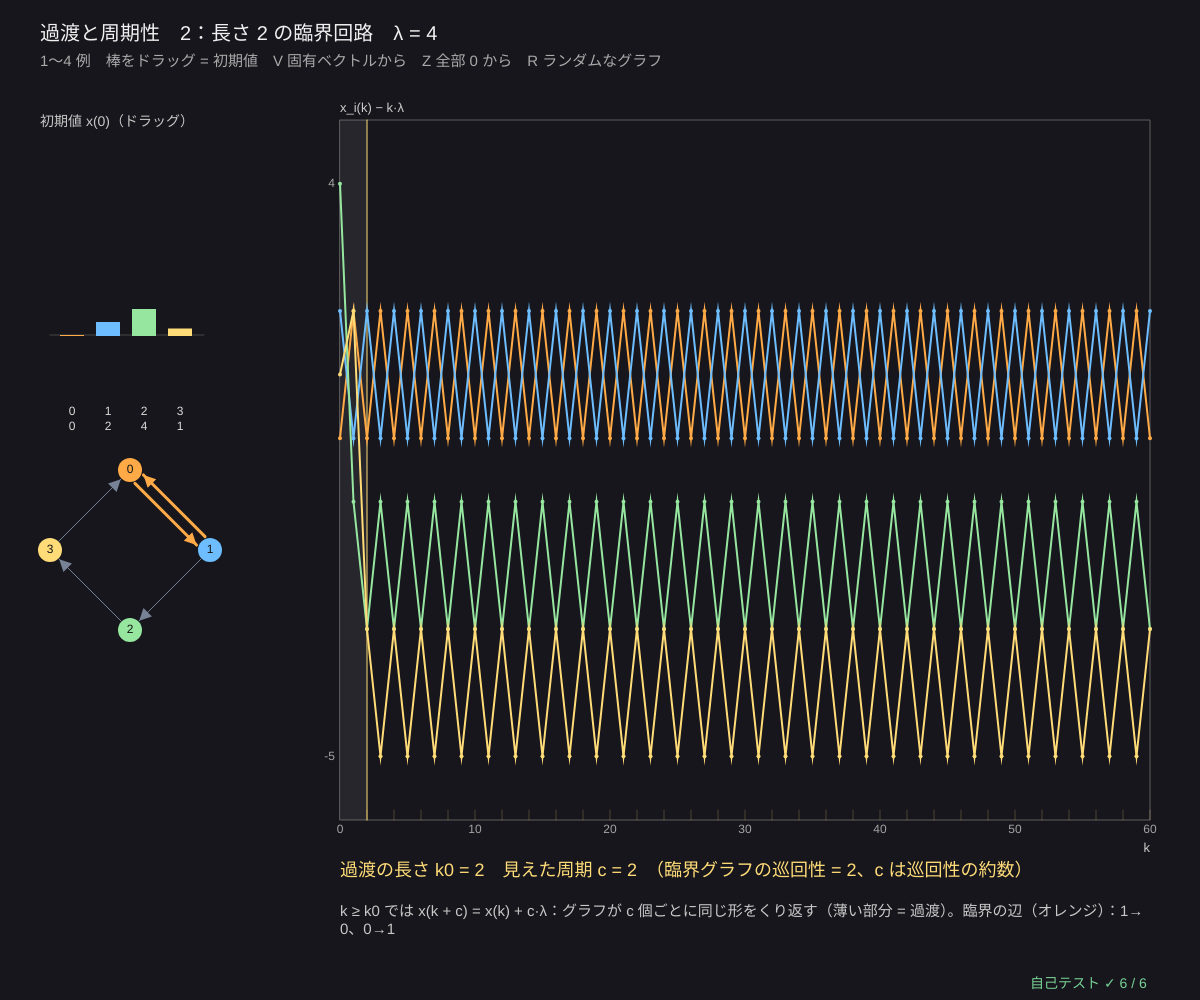
Frame 1 (no input)
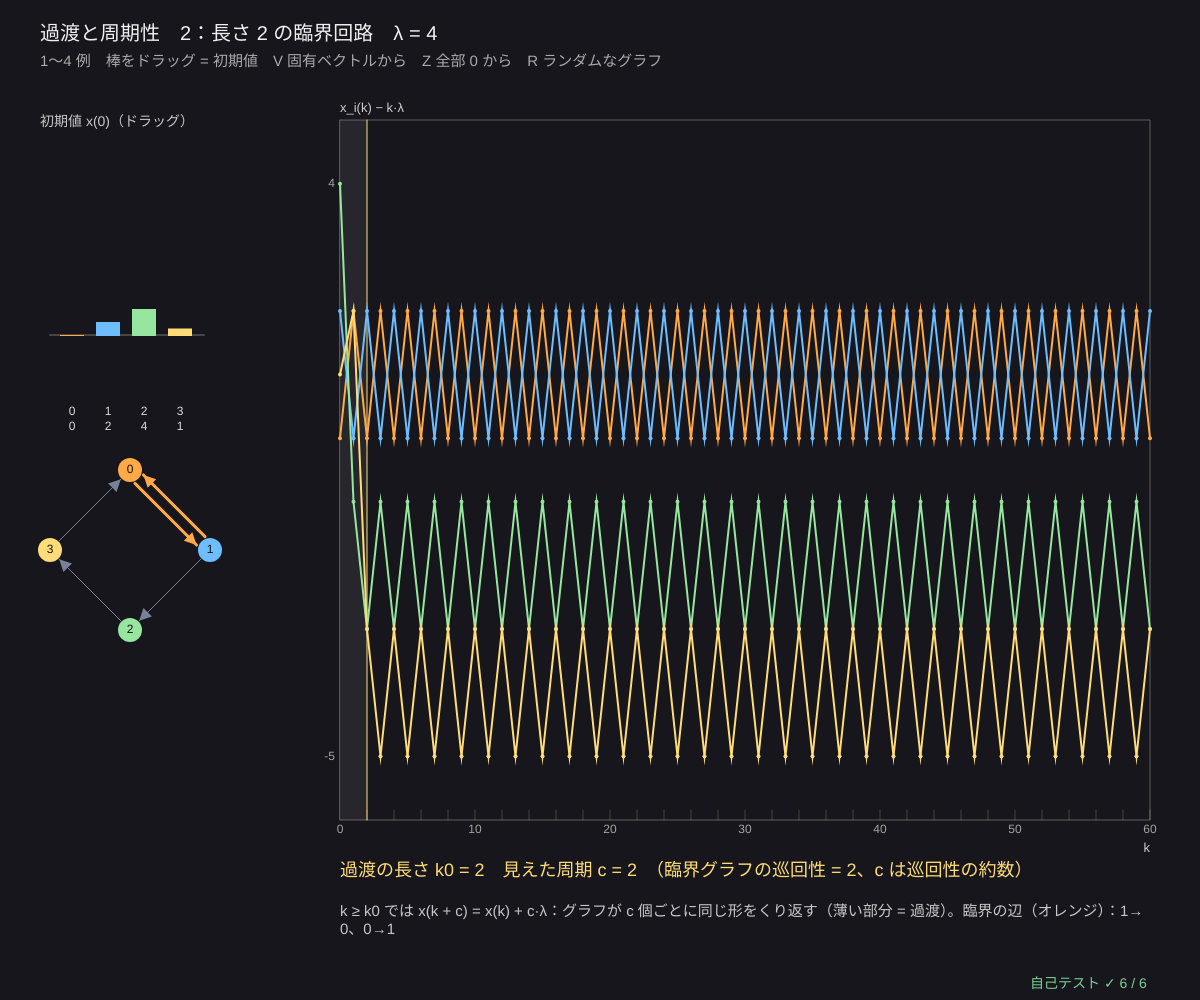
Frame 60 (no input)
Frame 120 (the mouse pressed at the canvas centre since frame 60): identical to frame 60, image omitted

The p5.js sketch that drew these frames (run headless with seeded random() and noise() and a simulated clock; from frame 60 on, the mouse is pressed at the canvas centre):

// p5.js sketch
// ── sketch.js
// ============================================
// 09 過渡と周期性 ─ x(k+1) = A ⊗ x(k) から傾き λ を引いた x(k) − kλ を見ると、しばらく揺れてから「c 周期ごとのくり返し」に入る
// 強連結な A では必ず x(k + c) = x(k) + c·λ（k ≥ k0）。k0 = 過渡の長さ、c = 周期
//   周期 c は臨界グラフ（平均 λ の回路）の形で決まる：成分ごとの回路の長さの最大公約数、全体はその最小公倍数（= 巡回性）
//   初期値によって、見える周期は巡回性の約数になることがある。過渡の長さは初期値と「2 番目に遅い回路」との差で決まる
// 1〜4 例を選ぶ / 左の棒をドラッグ = 初期値 x(0) / V 初期値 = 固有ベクトル / Z 初期値 = 0 / R ランダムな強連結グラフ
// ============================================

const PRESETS = [                      // ★ 例：辺 [from, to, 重み]
  { name: '1：ランダム（巡回性 1）', n: 5, arcs: null },
  { name: '2：長さ 2 の臨界回路', n: 4, arcs: [[0, 1, 4], [1, 0, 4], [1, 2, 1], [2, 3, 2], [3, 0, 1]] },
  { name: '3：長さ 3 の臨界回路', n: 5, arcs: [[0, 1, 5], [1, 2, 5], [2, 0, 5], [2, 3, 1], [3, 4, 2], [4, 0, 1], [3, 3, 3]] },
  { name: '4：長い過渡（平均 10 と 9.5 の回路）', n: 3, arcs: [[0, 0, 10], [1, 2, 9], [2, 1, 10], [0, 1, 1], [2, 0, 1]], x0: [0, 20, 0] },
];
const K_MAX = 60;
let preset = 1, matA, x0, res, dragI = -1, seedR = 9;

function setup() { createCanvas(windowWidth, windowHeight); textWrap(CHAR); selfTest(); loadPreset(1); }
function presetMatrix(p) {
  if (!p.arcs) { seedRng(seedR); return randomIrreducible(p.n, 0.3, 1, 9); }
  let A = mpMat(p.n, p.n); for (let [j, i, w] of p.arcs) A[i][j] = w; return A;   // 辺 j → i は a_ij
}
function loadPreset(k) { preset = k; let p = PRESETS[k]; matA = presetMatrix(p); x0 = p.x0 ? p.x0.slice() : new Array(p.n).fill(0).map((_, i) => (i * 7) % 5); analyse(); }
// ★ 固有値・巡回性・べき乗法の (k0, c)
function analyse() {
  let lam = karp(matA), pp = powerPeriod(matA, x0, 400, 24), xs = [x0.slice()];
  for (let k = 1; k <= K_MAX; k++) xs.push(mpMatVec(matA, xs[k - 1]));
  res = { lam, pp, xs, cyc: cyclicity(matA, lam), ci: criticalInfo(matA, lam) };
}

function draw() {
  background(22, 22, 28);
  let n = matA.length, cols = [[255, 170, 70], [110, 190, 255], [150, 230, 160], [255, 220, 120], [220, 150, 255]];
  // ---- 初期値の棒
  let bx = 60, by = 140, bh = 260, val = (v) => by + bh - ((v + 10) / 40) * bh;
  noStroke(); fill(200); textSize(14); textAlign(LEFT, BASELINE); text('初期値 x(0)（ドラッグ）', bx - 20, by - 14);
  stroke(70); line(bx - 10, val(0), bx + n * 36, val(0));
  for (let i = 0; i < n; i++) {
    noStroke(); fill(...cols[i]); rect(bx + i * 36, Math.min(val(0), val(x0[i])), 24, Math.abs(val(x0[i]) - val(0)) + 1);
    fill(220); textAlign(CENTER, TOP); textSize(12); text(i + '\n' + mpFmt(x0[i]), bx + i * 36 + 12, by + bh + 6);
  }
  // ---- 臨界グラフ（小さく）
  let cx = 130, cy = by + bh + 150, R = 80;
  let P = (i) => [cx + R * Math.cos((TWO_PI * i) / n - HALF_PI), cy + R * Math.sin((TWO_PI * i) / n - HALF_PI)];
  for (let i = 0; i < n; i++) for (let j = 0; j < n; j++) {
    if (matA[i][j] === NEG_INF) continue;
    let c = res.ci.arcs.some(([a, b]) => a === j && b === i);
    stroke(c ? color(255, 170, 70) : color(120, 130, 150)); fill(c ? color(255, 170, 70) : color(120, 130, 150)); strokeWeight(c ? 3 : 1);
    if (i === j) { noFill(); circle(P(i)[0], P(i)[1] - 20, 22); } else arrowTo(P(j)[0], P(j)[1], P(i)[0], P(i)[1], 13, matA[j][i] !== NEG_INF ? 6 : 0);
  }
  for (let i = 0; i < n; i++) { noStroke(); fill(...cols[i]); circle(P(i)[0], P(i)[1], 24); fill(20); textAlign(CENTER, CENTER); textSize(12); text(i, P(i)[0], P(i)[1]); }
  // ---- x(k) − kλ
  let xs = res.xs, lam = res.lam, ys = xs.map((x, k) => x.map((v) => v - k * lam)), lo = Math.min(...ys.flat()), hi = Math.max(...ys.flat());
  let g = { x: 340, y: 120, w: width - 390, h: height - 300, x0: 0, x1: K_MAX, y0: lo - 1, y1: hi + 1 };
  plotAxes(g, 'k', 'x_i(k) − k·λ', [0, 10, 20, 30, 40, 50, 60], [Math.round(lo), Math.round(hi)]);
  if (res.pp.k0 >= 0 && res.pp.k0 <= K_MAX) {
    noStroke(); fill(255, 255, 255, 18); rect(g.x, g.y, gX(g, res.pp.k0) - g.x, g.h);
    stroke(255, 220, 120); strokeWeight(1); line(gX(g, res.pp.k0), g.y, gX(g, res.pp.k0), g.y + g.h);
    for (let k = res.pp.k0; k <= K_MAX; k += res.pp.c) { stroke(255, 220, 120, 60); line(gX(g, k), g.y + g.h - 10, gX(g, k), g.y + g.h); }
  }
  for (let i = 0; i < n; i++) {
    stroke(...cols[i]); strokeWeight(2); polyline(ys.map((y, k) => [gX(g, k), gY(g, y[i])]));
    noStroke(); fill(...cols[i]); for (let k = 0; k <= K_MAX; k++) circle(gX(g, k), gY(g, ys[k][i]), 4);
  }
  // ---- 文字
  textAlign(LEFT, BASELINE); noStroke(); fill(240); textSize(20);
  text('過渡と周期性　' + PRESETS[preset].name + '　λ = ' + mpFmt(lam, 3), 40, 40);
  fill(170); textSize(15); text('1〜4 例　棒をドラッグ = 初期値　V 固有ベクトルから　Z 全部 0 から　R ランダムなグラフ', 40, 66);
  let y0 = g.y + g.h + 56;
  fill(255, 220, 120); textSize(18);
  text('過渡の長さ k0 = ' + res.pp.k0 + '　見えた周期 c = ' + res.pp.c + '　（臨界グラフの巡回性 = ' + res.cyc + '、c は巡回性の約数）', g.x, y0);
  fill(200); textSize(15);
  text('k ≥ k0 では x(k + c) = x(k) + c·λ：グラフが c 個ごとに同じ形をくり返す（薄い部分 = 過渡）。臨界の辺（オレンジ）：' + res.ci.arcs.map(([j, i]) => j + '→' + i).join('、'), g.x, y0 + 28, g.w);
  drawSelfTest(width - 170, height - 12);
}

function mousePressed() { dragI = -1; for (let i = 0; i < matA.length; i++) if (mouseX > 60 + i * 36 - 4 && mouseX < 60 + i * 36 + 28 && mouseY > 120 && mouseY < 420) dragI = i; }
function mouseDragged() { if (dragI >= 0) { x0[dragI] = Math.round(clampv(((140 + 260 - mouseY) / 260) * 40 - 10, -10, 30)); analyse(); } }
function mouseReleased() { dragI = -1; }
function keyPressed() {
  for (let k = 1; k <= 4; k++) if (key === String(k)) loadPreset(k - 1);
  if (key === 'r' || key === 'R') { seedR++; loadPreset(0); }
  if (key === 'v' || key === 'V') { x0 = res.ci.vec.slice(); analyse(); }
  if (key === 'z' || key === 'Z') { x0 = x0.map(() => 0); analyse(); }
  return false;
}

// ---- 自己テスト
function selfTest() {
  selfTestResults = [];
  let cycs = PRESETS.slice(1).map((p) => { let A = presetMatrix(p); return { A, lam: karp(A), cyc: cyclicity(A, karp(A)), irr: isIrreducible(A) }; });
  check('例 2・3・4 の巡回性 = 2・3・1、λ = 4・5・10、どれも強連結', cycs.map((c) => c.cyc).join() === '2,3,1' && cycs.map((c) => c.lam).join() === '4,5,10' && cycs.every((c) => c.irr));
  check('例 2・3：初期値 (0, 1, 2, …) で見える周期 = 巡回性（2 と 3）。例 2 を全部 0 から始めると周期 1（2 の約数）', powerPeriod(cycs[0].A, [0, 1, 2, 3], 200, 12).c === 2 && powerPeriod(cycs[1].A, [0, 1, 2, 3, 4], 200, 12).c === 3 && powerPeriod(cycs[0].A, [0, 0, 0, 0], 200, 12).c === 1);
  check('例 4：初期値 (0, 20, 0) では過渡が長い（k0 ≥ 30）', powerPeriod(cycs[2].A, [0, 20, 0], 400, 12).k0 >= 30);
  seedRng(90);
  let okDiv = true, okEig = true, okHom = true, okMon = true;
  for (let t = 0; t < 40; t++) {
    let n = 3 + (t % 5), A = randomIrreducible(n, 0.3, 1, 9), lam = karp(A), cy = cyclicity(A, lam), x = Array.from({ length: n }, () => rndInt(-5, 10));
    let pp = powerPeriod(A, x, 500, 30);
    if (!(pp.c > 0 && cy % pp.c === 0 && Math.abs(pp.lam - lam) < 1e-9)) okDiv = false;
    let v = criticalInfo(A, lam).vec, pv = powerPeriod(A, v, 10, 4);
    if (!(pv.k0 === 0 && pv.c === 1)) okEig = false;
    let a = mpPow(A, 7), y1 = mpMatVec(a, x.map((u) => u + 3)), y2 = mpMatVec(a, x).map((u) => u + 3);
    if (!mpVecEq(y1, y2)) okHom = false;
    let z = x.map((u) => u + rndInt(0, 4)); if (!mpVecLeq(mpMatVec(a, x), mpMatVec(a, z))) okMon = false;
  }
  check('ランダムな強連結グラフ 40 個：見える周期 c は巡回性の約数、傾き = カープの λ', okDiv);
  check('固有ベクトルから始めると過渡 0、周期 1（はじめから定常ダイヤ）', okEig);
  check('同次性 A ⊗ (x + α) = A ⊗ x + α と単調性 x ≤ y ⇒ A ⊗ x ≤ A ⊗ y', okHom && okMon);
  reportSelfTest();
}

// ---------- やってみよう ----------
// 1. 2 と 3 を押して、x(k) − kλ が何個ごとにくり返すか数えよう。臨界回路の長さと同じ？
// 2. 4 で、ノード 1 の初期値を ドラッグで小さくすると、過渡はどう短くなる？
// 3. V（固有ベクトルから）を押すと、グラフはどうなる？ これが「定常ダイヤ」
// 4. 例 2 で Z（全部 0 から）を押すと周期 1 に見える。なぜ？（2 つのノードが同じ時刻から出発 → 巡回性 2 の約数）
// 5. 実際のダイヤでは周期 2 は「1 本おきに同じ時刻」。どんな路線で起きそう？

// ==================================================
// ここから下は「マックスプラスの道具」（中身は読まなくても OK。消さないでね）
// ==================================================
// ---- マックスプラスの数：ε = −∞（「ゼロ」= 起きない・制約なし）、e = 0（「いち」= 待ち時間なし）
const NEG_INF = -Infinity;
function mpAdd(a, b) { return a >= b ? a : b; }                                   // a ⊕ b = max(a, b)
function mpMul(a, b) { return a === NEG_INF || b === NEG_INF ? NEG_INF : a + b; }  // a ⊗ b = a + b（ε があれば ε。−∞ + ∞ を作らない）
function mpFmt(v, d) {                                                             // ε を「ε」と表示（−Infinity を見せない）
  if (v === NEG_INF) return 'ε';
  if (v === Infinity) return '+∞';
  if (typeof v !== 'number' || v !== v) return '?';
  let s = (+v.toFixed(d === undefined ? 1 : d)).toString();
  return s === '-0' ? '0' : s;
}
// ---- マックスプラス行列（配列の配列）。(A ⊗ B)_ij = max_k (a_ik + b_kj)
function mpMat(n, m, v) { return Array.from({ length: n }, () => new Array(m).fill(v === undefined ? NEG_INF : v)); }
function mpEye(n) { let I = mpMat(n, n); for (let i = 0; i < n; i++) I[i][i] = 0; return I; }      // 単位行列 E（対角 e = 0、他は ε）
function mpMatMul(A, B) {
  let n = A.length, m = B[0].length, q = B.length, C = mpMat(n, m);
  for (let i = 0; i < n; i++) for (let k = 0; k < q; k++) {
    let a = A[i][k]; if (a === NEG_INF) continue;
    for (let j = 0; j < m; j++) { let b = B[k][j]; if (b !== NEG_INF && a + b > C[i][j]) C[i][j] = a + b; }
  }
  return C;
}
function mpMatAdd(A, B) { return A.map((r, i) => r.map((v, j) => mpAdd(v, B[i][j]))); }
function mpMatVec(A, x) { return A.map((r) => { let s = NEG_INF; for (let j = 0; j < r.length; j++) s = mpAdd(s, mpMul(r[j], x[j])); return s; }); }
function mpPow(A, k) { let P = mpEye(A.length); for (let t = 0; t < k; t++) P = mpMatMul(P, A); return P; }
// A* = E ⊕ A ⊕ A² ⊕ … ⊕ A^(n−1)。正の回路があると A* は発散する → positive = true（tol は計算誤差のゆとり）
function mpStar(A, tol) {
  let n = A.length, St = mpMatAdd(mpEye(n), A), P = A, plus = A.map((r) => r.slice());
  for (let k = 2; k <= n; k++) { P = mpMatMul(P, A); plus = mpMatAdd(plus, P); if (k < n) St = mpMatAdd(St, P); }
  let positive = false; for (let i = 0; i < n; i++) if (plus[i][i] > (tol === undefined ? 1e-9 : tol)) positive = true;
  return { star: St, positive };
}
// 残余（いちばん大きい劣解）：A ⊗ x ≤ b を満たす最大の x。x_j = min_i (b_i − a_ij)（a_ij = ε の行は制約なし）
function mpResid(A, b) {
  let m = A[0].length, x = new Array(m).fill(Infinity);
  for (let j = 0; j < m; j++) for (let i = 0; i < A.length; i++) {
    if (A[i][j] === NEG_INF) continue;
    let v = b[i] === NEG_INF ? NEG_INF : b[i] - A[i][j];
    if (v < x[j]) x[j] = v;
  }
  return x;                            // どの行にも関係しない列は +∞（いくら遅くてもよい）
}
function mpVecLeq(u, v, tol) { return u.every((a, i) => a === NEG_INF || a <= v[i] + (tol || 1e-9)); }
function mpVecEq(u, v, tol) { return u.every((a, i) => (a === NEG_INF && v[i] === NEG_INF) || (a !== NEG_INF && v[i] !== NEG_INF && Math.abs(a - v[i]) <= (tol || 1e-9))); }
// ---- 固有値・臨界グラフ・周期（約束：a_ij = 「j が起きてから i が起きるまで」= 辺 j → i の重み、x(k+1) = A ⊗ x(k)）
// カープのアルゴリズム：D_k(v) = ちょうど k 本の辺で v に着く最大重み。λ = max_v min_k (D_n(v) − D_k(v)) / (n − k)
function karp(A) {
  let n = A.length, D = [new Array(n).fill(0)];
  for (let k = 1; k <= n; k++) D.push(mpMatVec(A, D[k - 1]));
  let lam = NEG_INF;
  for (let v = 0; v < n; v++) {
    if (D[n][v] === NEG_INF) continue;
    let m = Infinity;
    for (let k = 0; k < n; k++) if (D[k][v] !== NEG_INF) m = Math.min(m, (D[n][v] - D[k][v]) / (n - k));
    if (m < Infinity) lam = Math.max(lam, m);
  }
  return lam;
}
// 全部の単純な回路（小さいグラフ用の答え合わせ）。nodes は辺の向きの順
function allCycles(A) {
  let n = A.length, out = [];
  let dfs = (s, v, path, w) => {
    for (let u = s; u < n; u++) {
      if (A[u][v] === NEG_INF) continue;
      if (u === s) out.push({ nodes: path.slice(), w: w + A[u][v], mean: (w + A[u][v]) / path.length });
      else if (!path.includes(u)) dfs(s, u, path.concat([u]), w + A[u][v]);
    }
  };
  for (let s = 0; s < n; s++) dfs(s, s, [s], 0);
  return out;
}
function bruteMaxMean(A) { return allCycles(A).reduce((m, c) => Math.max(m, c.mean), NEG_INF); }
function isIrreducible(A) {            // どのノードからどのノードへも行ける（強連結）
  let n = A.length, reach = (fwd) => { let seen = [0], st = [0]; while (st.length) { let v = st.pop(); for (let u = 0; u < n; u++) if ((fwd ? A[u][v] : A[v][u]) !== NEG_INF && !seen.includes(u)) { seen.push(u); st.push(u); } } return seen.length === n; };
  return n > 0 && reach(true) && reach(false);
}
function mpShift(A, lam) { return A.map((r) => r.map((v) => (v === NEG_INF ? NEG_INF : v - lam))); }   // A − λ
// 臨界グラフ：平均 λ の回路にのる辺とノード。固有ベクトル v = (A − λ)* の臨界ノード c の列
function criticalInfo(A, lam) {
  let n = A.length, B = mpShift(A, lam), Bs = mpStar(B, 1e-7).star, tol = 1e-7, nodes = [], arcs = [];
  for (let i = 0; i < n; i++) for (let j = 0; j < n; j++) if (B[i][j] !== NEG_INF && Bs[j][i] !== NEG_INF && Math.abs(B[i][j] + Bs[j][i]) < tol) arcs.push([j, i]);
  for (let [j, i] of arcs) { if (!nodes.includes(j)) nodes.push(j); if (!nodes.includes(i)) nodes.push(i); }
  nodes.sort((a, b) => a - b);
  let vec = null;
  if (nodes.length) { let c = nodes[0]; vec = Bs.map((r) => r[c]); let mx = Math.max(...vec); vec = vec.map((v) => (v === NEG_INF ? NEG_INF : v - mx)); }
  return { nodes, arcs, vec, star: Bs };
}
function gcd(a, b) { a = Math.abs(a); b = Math.abs(b); while (b) [a, b] = [b, a % b]; return a; }
// 巡回性：臨界グラフの強連結成分ごとに回路の長さの最大公約数、全体はその最小公倍数
function cyclicity(A, lam) {
  let ci = criticalInfo(A, lam), done = [], cyc = 1;
  for (let r of ci.nodes) {
    if (done.includes(r)) continue;
    let lev = {}; lev[r] = 0; let q = [r];
    while (q.length) { let v = q.shift(); for (let [j, i] of ci.arcs) if (j === v && lev[i] === undefined) { lev[i] = lev[v] + 1; q.push(i); } }
    let comp = ci.nodes.filter((u) => lev[u] !== undefined && reachesBack(ci.arcs, u, r));
    let g = 0; for (let [j, i] of ci.arcs) if (comp.includes(j) && comp.includes(i)) g = gcd(g, lev[j] + 1 - lev[i]);
    comp.forEach((u) => done.push(u));
    if (g > 0) cyc = (cyc * g) / gcd(cyc, g);
  }
  return cyc;
}
function reachesBack(arcs, u, r) { let seen = [u], q = [u]; while (q.length) { let v = q.shift(); if (v === r) return true; for (let [j, i] of arcs) if (j === v && !seen.includes(i)) { seen.push(i); q.push(i); } } return false; }
// べき乗法：x(k+1) = A ⊗ x(k) を回し、はじめて x(k0 + c) = c·λ ⊗ x(k0) になる (k0, c) を探す
function powerPeriod(A, x0, kmax, cmax) {
  let xs = [x0.slice()];
  for (let k = 1; k <= kmax; k++) {
    xs.push(mpMatVec(A, xs[k - 1]));
    for (let c = 1; c <= Math.min(k, cmax || 12); c++) {
      let a = xs[k], b = xs[k - c], d = null, ok = true;
      for (let i = 0; i < a.length && ok; i++) {
        if (a[i] === NEG_INF || b[i] === NEG_INF) { ok = a[i] === b[i]; continue; }
        let di = a[i] - b[i]; if (d === null) d = di; else if (Math.abs(di - d) > 1e-9) ok = false;
      }
      if (ok && d !== null) return { k0: k - c, c, lam: d / c, xs };
    }
  }
  return { k0: -1, c: 0, lam: NaN, xs };
}
// 強連結なランダムグラフ：ハミルトン閉路（全ノードを 1 周）を必ず入れる
function randomIrreducible(n, p, wmin, wmax) {
  let A = mpMat(n, n), perm = Array.from({ length: n }, (_, i) => i);
  for (let i = n - 1; i > 0; i--) { let j = Math.floor(rnd() * (i + 1)); [perm[i], perm[j]] = [perm[j], perm[i]]; }
  for (let k = 0; k < n; k++) A[perm[(k + 1) % n]][perm[k]] = rndInt(wmin, wmax);
  for (let i = 0; i < n; i++) for (let j = 0; j < n; j++) if (A[i][j] === NEG_INF && rnd() < p) A[i][j] = rndInt(wmin, wmax);
  return A;
}
// ---- 種つきの乱数（同じ種なら毎回同じ列）
let rngState = 1;
function seedRng(s) { rngState = (s >>> 0) || 1; }
function rnd() {                       // 0〜1 の一様乱数（mulberry32）
  rngState = (rngState + 0x6d2b79f5) >>> 0;
  let t = rngState;
  t = Math.imul(t ^ (t >>> 15), t | 1);
  t ^= t + Math.imul(t ^ (t >>> 7), t | 61);
  return ((t ^ (t >>> 14)) >>> 0) / 4294967296;
}
function rndInt(a, b) { return a + Math.floor(rnd() * (b - a + 1)); }
// ---- グラフと図の道具：g = { x, y, w, h, x0, x1, y0, y1 }
function clampv(v, a, b) { return v < a ? a : v > b ? b : v; }
function gX(g, v) { return g.x + clampv((v - g.x0) / (g.x1 - g.x0), -0.02, 1.02) * g.w; }
function gY(g, v) { return g.y + g.h - clampv((v - g.y0) / (g.y1 - g.y0), -0.02, 1.02) * g.h; }
function plotAxes(g, xl, yl, xt, yt) {
  stroke(95); strokeWeight(1); noFill(); rect(g.x, g.y, g.w, g.h);
  noStroke(); fill(165); textSize(12); textAlign(CENTER, TOP);
  for (let v of xt) text(+v.toPrecision(3), gX(g, v), g.y + g.h + 4);
  textAlign(RIGHT, CENTER);
  for (let v of yt) text(+v.toPrecision(3), g.x - 5, gY(g, v));
  textAlign(LEFT, BASELINE); fill(205); textSize(13);
  text(xl, g.x + g.w - textWidth(xl), g.y + g.h + 32); text(yl, g.x, g.y - 8);
}
function polyline(pts) {               // 点が 2 つ以上あるときだけ折れ線を描く
  if (pts.length < 2) return;
  noFill(); beginShape(); for (let p of pts) vertex(p[0], p[1]); endShape();
}
// ---- 矢印（ノードの半径 r の手前で止める）。bend で少し曲げる（往復の辺を分ける）
function arrowTo(x1, y1, x2, y2, r, bend) {
  let dx = x2 - x1, dy = y2 - y1, L = Math.hypot(dx, dy) || 1, ux = dx / L, uy = dy / L, ox = -uy * (bend || 0), oy = ux * (bend || 0);
  let ax = x1 + ux * r + ox, ay = y1 + uy * r + oy, bx = x2 - ux * r + ox, by = y2 - uy * r + oy;
  line(ax, ay, bx, by);
  let hx = bx - ux * 12, hy = by - uy * 12;
  noStroke(); triangle(bx, by, hx - uy * 6, hy + ux * 6, hx + uy * 6, hy - ux * 6);
  return [(ax + bx) / 2 + ox * 0.6, (ay + by) / 2 + oy * 0.6];
}
// ---- 自己テストの道具
let selfTestResults = [];
function check(name, cond) { selfTestResults.push({ name, ok: !!cond }); }
function near(a, b, tol) { return a !== null && a !== undefined && isFinite(a) && Math.abs(a - b) <= (tol === undefined ? 1e-9 : tol); }
function noNaN(v) { return Array.isArray(v) ? v.every(noNaN) : !(typeof v === 'number' && v !== v); }
function reportSelfTest() { for (let r of selfTestResults) (r.ok ? console.log : console.error)((r.ok ? '✓ ' : '✗ ') + r.name); }
function selfTestLine() { let n = selfTestResults.filter((r) => r.ok).length; return '自己テスト ' + (n === selfTestResults.length ? '✓ ' : '✗ ') + n + ' / ' + selfTestResults.length; }
function drawSelfTest(x, y) { noStroke(); fill(selfTestResults.every((r) => r.ok) ? color(120, 210, 150) : color(255, 90, 90)); textSize(14); textAlign(LEFT, BASELINE); text(selfTestLine(), x, y); }
